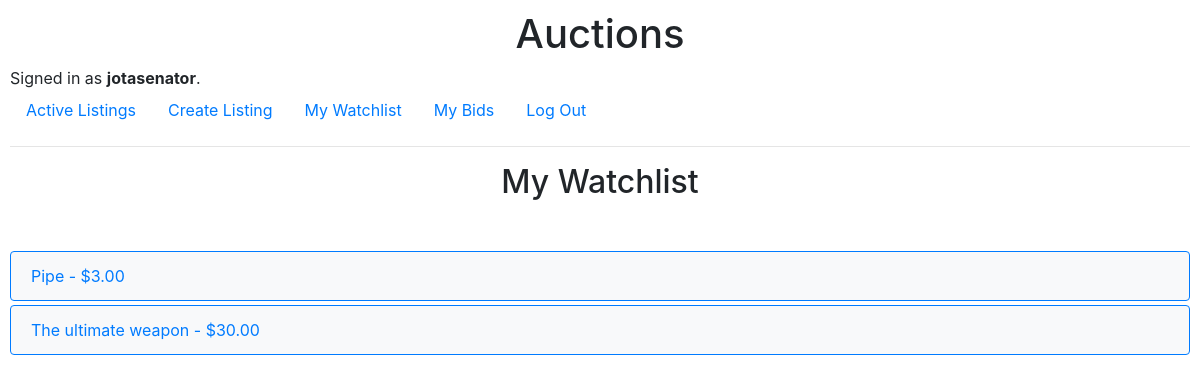
The app's page /watchlist (signed in) with its own data.
### auctions/models.py (models this page shows)
class User(AbstractUser):
    pass

class Listing(models.Model):
    title = models.CharField(max_length=64, default="")
    description = models.TextField(blank=True, default="")
    starting_bid = models.DecimalField(
        max_digits=10, decimal_places=2, default=0, verbose_name="Starting bid: ($US)"
    )
    image_url = models.URLField(default="")
    category = models.CharField(max_length=64, default="")
    active = models.BooleanField(default=True)
    creator = models.ForeignKey(
        User,
        on_delete=models.CASCADE,
        blank=True,
        null=True,
        related_name="listings",
    )
    deadline = models.DateTimeField(default=get_default_deadline)

### auctions/views.py (the view)
# urls.py: path("watchlist", views.watchlist, name="watchlist"),
@login_required
def watchlist(request):
    if request.user.is_authenticated:
        watchlist = Watchlist.objects.filter(user=request.user).first()
        if watchlist:
            listings = watchlist.listings.all()
        else:
            listings = []
    else:
        listings = []
    return render(request, "auctions/watchlist.html", {"listings": listings})

### auctions/templates/auctions/watchlist.html
{% extends "auctions/layout.html" %}
{% block body %}
  <h2>My Watchlist</h2>
  <ul class="list-group">
    {% for listing in listings %}
      <a href="{% url 'listing' listing.id %}">
        <li class="list-group-item d-flex justify-content-between align-items-center mb-1">
          {{ listing.title }} - ${{ listing.starting_bid }}
        </li>
      </a>
    {% empty %}
      <li class="list-group-item">No listings in your watchlist.</li>
    {% endfor %}
  </ul>
{% endblock %}

### auctions/templates/auctions/layout.html (shortened to what this page needs)
{% load static %}
<!DOCTYPE html>
<html lang="en">
  <head>
    <link
      rel="stylesheet"
      href="https://stackpath.bootstrapcdn.com/bootstrap/4.4.1/css/bootstrap.min.css"
    />
    <link href="{% static 'auctions/styles.css' %}" rel="stylesheet" />
  </head>
  <body>
    <h1>Auctions</h1>
    <div>
      {% if user.is_authenticated %}
      Signed in as
      <strong>{{ user.username }}</strong>.
      {% else %} Not signed in.
      {% endif %}
    </div>
    <ul class="nav">
      <li class="nav-item">
        <a class="nav-link" href="{% url 'index' %}">Active Listings</a>
      </li>
      {% if user.is_authenticated %}
      <li class="nav-item">
        <a class="nav-link" href="{% url 'create' %}">Create Listing</a>
      </li>
      <li class="nav-item">
        <a class="nav-link" href="{% url 'watchlist' %}">My Watchlist</a>
      </li>
      <li class="nav-item">
        <a class="nav-link" href="{% url 'bids' %}">My Bids</a>
      </li>
      {% endif %}
      {% if user.is_authenticated %}
      <li class="nav-item">
        <a class="nav-link" href="{% url 'logout' %}">Log Out</a>
      </li>
      {% endif %}
    </ul>
    <hr />
    {% block body %} {% endblock %}
  </body>
</html>

### auctions/static/auctions/styles.css (style rules this page uses)
:root { --blue-main-color: #007bff; }
body { padding: 10px; }
h1, h2 { text-align: center; }
h2 { margin-bottom: 50px; }
ul.list-group a { text-decoration: none; }
.list-group-item { background-color: #f8f9fa; border-color: var(--blue-main-color); }

### records on screen
User: username "jotasenator"
Listing: title "Pipe", starting_bid "3.00"
Listing: title "The ultimate weapon", starting_bid "30.00"
